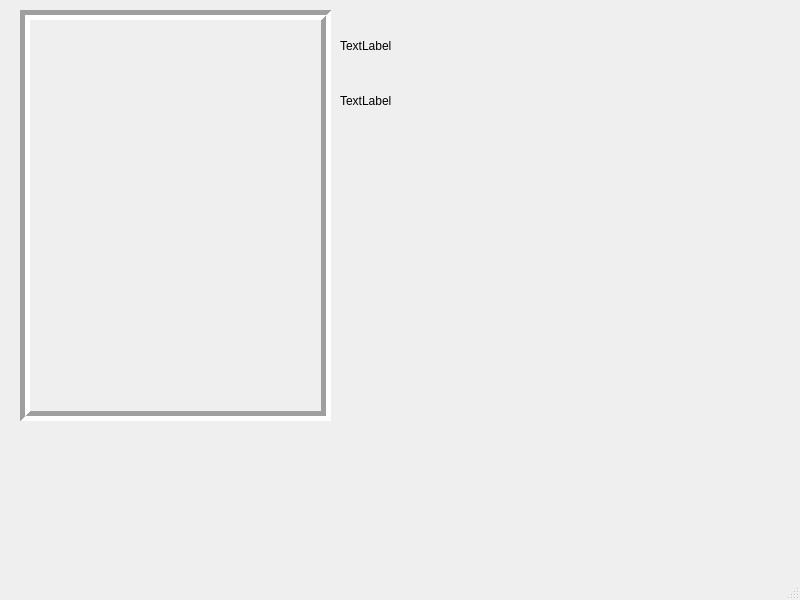
<?xml version="1.0" encoding="UTF-8"?>
<ui version="4.0">
 <class>EGYPark</class>
 <widget class="QMainWindow" name="EGYPark">
  <property name="geometry">
   <rect>
    <x>0</x>
    <y>0</y>
    <width>800</width>
    <height>600</height>
   </rect>
  </property>
  <property name="windowTitle">
   <string>EGY Park</string>
  </property>
  <widget class="QWidget" name="centralwidget">
   <widget class="QLabel" name="label">
    <property name="geometry">
     <rect>
      <x>340</x>
      <y>30</y>
      <width>311</width>
      <height>31</height>
     </rect>
    </property>
    <property name="text">
     <string>TextLabel</string>
    </property>
   </widget>
   <widget class="QLabel" name="label_2">
    <property name="geometry">
     <rect>
      <x>340</x>
      <y>80</y>
      <width>301</width>
      <height>41</height>
     </rect>
    </property>
    <property name="text">
     <string>TextLabel</string>
    </property>
   </widget>
   <widget class="QLabel" name="img_lable">
    <property name="geometry">
     <rect>
      <x>20</x>
      <y>10</y>
      <width>311</width>
      <height>411</height>
     </rect>
    </property>
    <property name="frameShape">
     <enum>QFrame::Box</enum>
    </property>
    <property name="frameShadow">
     <enum>QFrame::Sunken</enum>
    </property>
    <property name="lineWidth">
     <number>5</number>
    </property>
    <property name="text">
     <string/>
    </property>
   </widget>
  </widget>
  <widget class="QMenuBar" name="menubar">
   <property name="geometry">
    <rect>
     <x>0</x>
     <y>0</y>
     <width>800</width>
     <height>22</height>
    </rect>
   </property>
  </widget>
  <widget class="QStatusBar" name="statusbar"/>
 </widget>
 <resources/>
 <connections/>
</ui>
